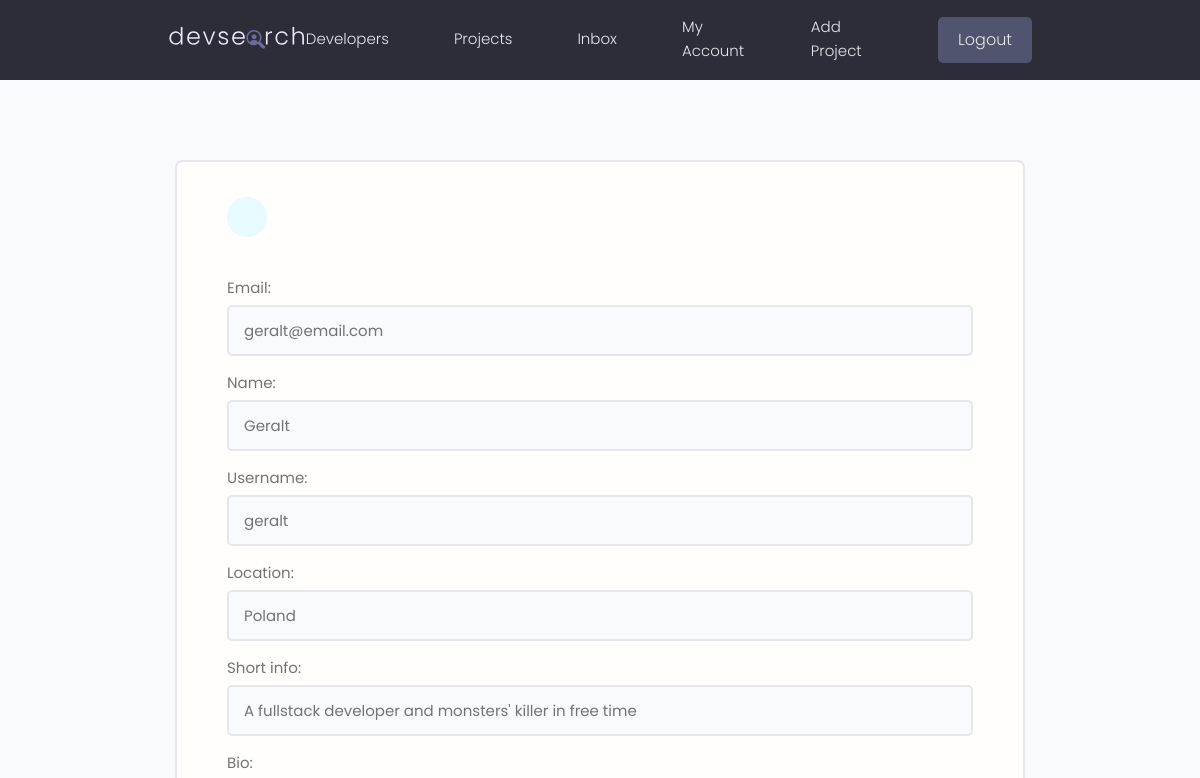
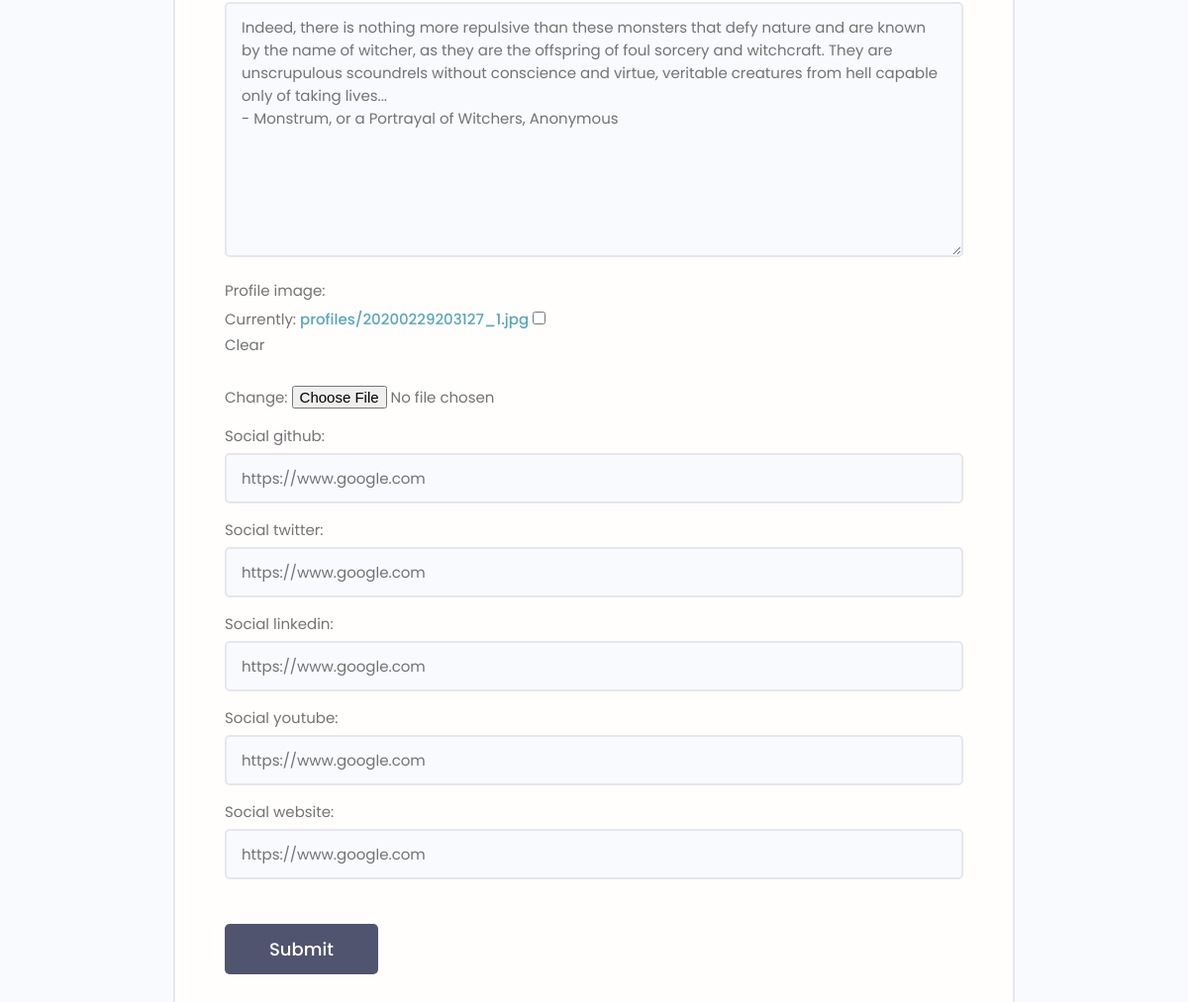
The app's page /edit-account/ (signed in) with its own data (2 pictures, top to bottom).
### users/models.py (models this page shows, shortened)
class Profile(models.Model):
    user = models.OneToOneField(
        User, on_delete=models.CASCADE, null=True, blank=True)
    email = models.EmailField(max_length=500, blank=True, null=True)
    username = models.CharField(max_length=200, blank=True, null=True)
    name = models.CharField(max_length=200, blank=True, null=True)
    location = models.CharField(max_length=200, blank=True, null=True)
    short_info = models.CharField(max_length=200, blank=True, null=True)
    bio = models.TextField(blank=True, null=True)
    profile_image = models.ImageField(null=True, blank=True,
                                    upload_to='profiles/', default='user-default.png')
    social_github = models.CharField(max_length=200, blank=True, null=True)
    social_twitter = models.CharField(max_length=200, blank=True, null=True)
    social_linkedin = models.CharField(max_length=200, blank=True, null=True)
    social_youtube = models.CharField(max_length=200, blank=True, null=True)
    social_website = models.CharField(max_length=200, blank=True, null=True)
    created = models.DateTimeField(auto_now_add=True)
    id = models.UUIDField(default=uuid.uuid4, unique=True,
                            primary_key=True, editable=False)

### users/views.py (the view)
# urls.py: path('edit-account/', views.editAccount, name='edit-account'),
@login_required(login_url='login')
def editAccount(request):
    profile = request.user.profile
    form = ProfileForm(instance=profile)
    if request.method == 'POST':
        form = ProfileForm(request.POST, request.FILES, instance=profile)
        if form.is_valid() and profile is not None:
            form.save()
            return redirect('account')
    context = {'form': form, 'profile': profile}
    return render(request, 'users/profile_form.html', context)

### users/forms.py
class ProfileForm(ModelForm):
    class Meta:
        model = Profile
        fields = ['email', 'name', 'username', 'location',
        'short_info', 'bio', 'profile_image', 'social_github',
        'social_twitter', 'social_linkedin', 'social_youtube',
        'social_website']
    def __init__(self, *args, **kwargs):
        super(ProfileForm, self).__init__(*args, **kwargs)
        for name, field in self.fields.items():
            field.widget.attrs.update({'class': 'input'})

### users/templates/users/profile_form.html (shortened to what this page needs)
{% extends 'main.html' %}
{% block content %}
<main class="formPage my-xl">
    <div class="content-box">
        <div class="formWrapper">
            <a class="backButton" href="{% url 'account' %}"></a>
            <br>
            <form class="form" method="POST" action="{% url 'edit-account' %}" enctype="multipart/form-data">
                {% for field in form %}
                <div class="form__field">
                    <label for="formInput#text">{{field.label}}:</label>
                    {{field}}
                </div>
                {% endfor %}
                <input class="btn btn--sub btn--lg  my-md" type="submit" value="Submit" />
            </form>
        </div>
    </div>
</main>
{% endblock %}

### static/styles/app.css (style rules this page uses)
:root { --color-sub: #2d2d39; }
html { height: 100%; }
.btn--sub { background-color: var(--color-sub-light); }
.content-box { width: 95%; max-width: 85rem; margin: 0 auto; }
.backButton { background: var(--color-main-light); color: var(--color-main); width: 4rem; height: 4rem; display: flex; align-items: center; justify-content: center; border-radius: 50%; }
.formPage .formWrapper { list-style: none; background: var(--color-white); padding: 3.5rem 5rem; border: 2px solid var(--color-light); border-radius: 0.7rem; }

### static/uikit/styles/modules/_variables.css (style rules this page uses)
:root { --color-main: #5aa5b9; --color-main-light: #e6faff; --color-sub: #3f4156; --color-sub-light: #51546e; --color-sub-lighter: #ededfd; --color-text: #737373; --color-gray: #8b8b8b; --color-light: #e5e7eb; --color-light-gray: #767676; --color-bg: #f8fafd; --color-white: #fffefd; --color-white-light: #f3f3f3; --color-success: #359e64; --color-success-bg: #def8e8; --color-error: #fc4b0b; --color-error-bg: #fff2ee; --font-base: 'Poppins', arial, helvetica, 'Segoe UI', roboto, ubuntu, sans-serif; --font-monospace: 'Fira Code', 'Courier New', courier, monospace; --font-regular: 300; --font-medium: 500; --font-bold: 700; --generic-shadow: 1px 1px 5px #00000010; --generic-transition: all 0.3s ease-in-out; }

### static/uikit/styles/modules/_base.css (style rules this page uses)
* { margin: 0; padding: 0; box-sizing: border-box; text-rendering: optimizeLegibility; color: inherit; font-size: inherit; }
html { font-size: 50%; }
@media only screen and (min-width: 480px) { html { font-size: 56.25%; } }
@media only screen and (min-width: 1200px) { html { font-size: 62.5%; } }
body { line-height: 1.6; font-weight: 400; font-size: 1.5rem; color: var(--color-text); background-color: var(--color-bg); min-height: 100vh; }

### static/uikit/styles/modules/_typography.css (style rules this page uses)
* { font-family: var(--font-base); }
a { padding-bottom: 2px; text-decoration: none; display: inline-block; color: var(--color-main); font-weight: var(--font-medium); }

### static/uikit/styles/modules/_utilities.css (style rules this page uses)
.my-md { margin: 3rem auto; }
.my-xl { margin: 8rem auto; }

### static/uikit/styles/modules/_button.css (style rules this page uses)
.btn { display: inline-block; position: relative; cursor: pointer; background-color: var(--color-light); font-weight: var(--font-medium); color: var(--color-sub); text-decoration: none; padding: 1rem 2rem; border-radius: 0.5rem; border: none; width: -webkit-fit-content; width: -moz-fit-content; width: fit-content; height: -webkit-fit-content; height: -moz-fit-content; height: fit-content; font-size: 1.6rem; outline-width: 0; outline-color: transparent; -webkit-backface-visibility: hidden; backface-visibility: hidden; transition: all 0.3s ease-in-out; }
.btn--sub { background-color: var(--color-sub); color: var(--color-white); }
.btn--lg { font-size: 1.8rem; padding: 1.2rem 4.5rem; }

### static/uikit/styles/modules/_form.css (style rules this page uses)
.form { display: block; }
.form__field { margin-top: 1.5rem; margin-bottom: 1.5rem; }
.form__label, .form__field > label { display: block; margin-bottom: 0.5rem; color: var(--color-text); }
input.input[type='text'], input.input[type='email'], input.input[type='password'], input.input[type='number'], textarea.input { min-width: 24rem; width: 100%; padding: 1.2rem 1.5rem; border-radius: 0.5rem; border: 2px solid var(--color-light); transition: all 0.3s ease-in-out; background-color: var(--color-bg); }

### records on screen
Profile: form "geralt@email.com" "Geralt" "geralt" "Poland" "A fullstack developer and monsters' killer in free time" "Indeed, there is nothing more repulsive than these monsters that defy nature and are known by the name of witcher, as they are the offspring of foul sorcery and witchcraft. They are unscrupulous scoundrels without conscience and virtue, veritable creatures from hell capable only of taking lives... - Monstrum, or a Portrayal of Witchers, Anonymous" "https://www.google.com" "https://www.google.com" "https://www.google.com" "https://www.google.com" "https://www.google.com"

### other values on screen
{{ field.label }} "Email" "Name" "Username" "Location" "Short info" "Bio" "Profile image" "Social github" "Social twitter" "Social linkedin" "Social youtube" "Social website"
